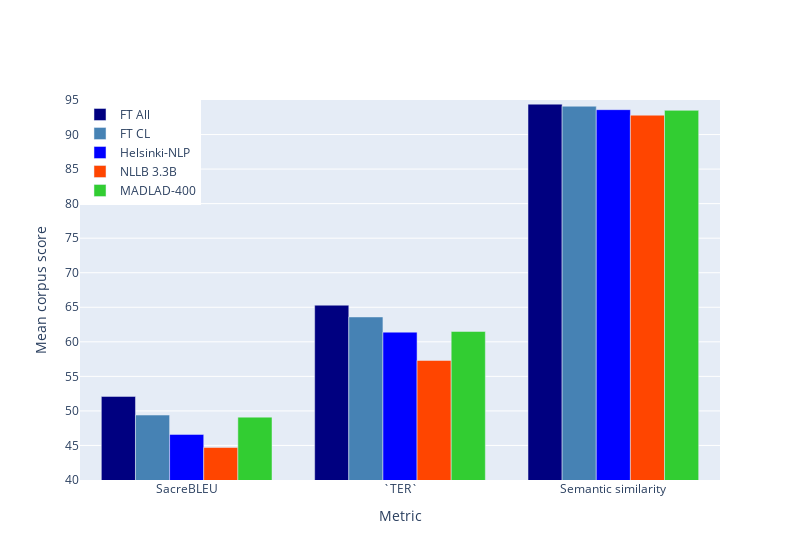

The notebook cell this image was saved under:
### Code cell
mean_results = pd.DataFrame([['FT All', 52.1, 65.3, 94.4],
                             ['FT CL', 49.4, 63.6, 94.1],
                             ['Helsinki-NLP', 46.6, 61.4, 93.6],
                             ['NLLB 3.3B', 44.7, 57.3, 92.8],
                             ['MADLAD-400', 49.1, 61.5, 93.5]],
                            columns=['Model', 'SacreBLEU', "`TER`", 'Semantic similarity'])
mean_results = mean_results.set_index('Model').T

plot_mean_bar_chart(mean_results, 40, 95)

### Figure 1 — Plotly figure (JSON) as saved in the notebook; plotly's stock layout.template omitted (floating-point values rounded to 4 significant figures)
{"data": [{"marker": {"color": "navy"}, "name": "FT All", "x": ["SacreBLEU", "`TER`", "Semantic similarity"], "y": [52.1, 65.3, 94.4], "type": "bar"}, {"marker": {"color": "steelblue"}, "name": "FT CL", "x": ["SacreBLEU", "`TER`", "Semantic similarity"], "y": [49.4, 63.6, 94.1], "type": "bar"}, {"marker": {"color": "blue"}, "name": "Helsinki-NLP", "x": ["SacreBLEU", "`TER`", "Semantic similarity"], "y": [46.6, 61.4, 93.6], "type": "bar"}, {"marker": {"color": "orangered"}, "name": "NLLB 3.3B", "x": ["SacreBLEU", "`TER`", "Semantic similarity"], "y": [44.7, 57.3, 92.8], "type": "bar"}, {"marker": {"color": "limegreen"}, "name": "MADLAD-400", "x": ["SacreBLEU", "`TER`", "Semantic similarity"], "y": [49.1, 61.5, 93.5], "type": "bar"}], "layout": {"yaxis": {"title": {"text": "Mean corpus score"}, "range": [40, 95], "tickvals": [40, 45, 50, 55, 60, 65, 70, 75, 80, 85, 90, 95]}, "legend": {"x": 0, "y": 1}, "barmode": "group", "xaxis": {"title": {"text": "Metric"}}, "width": 800}}
